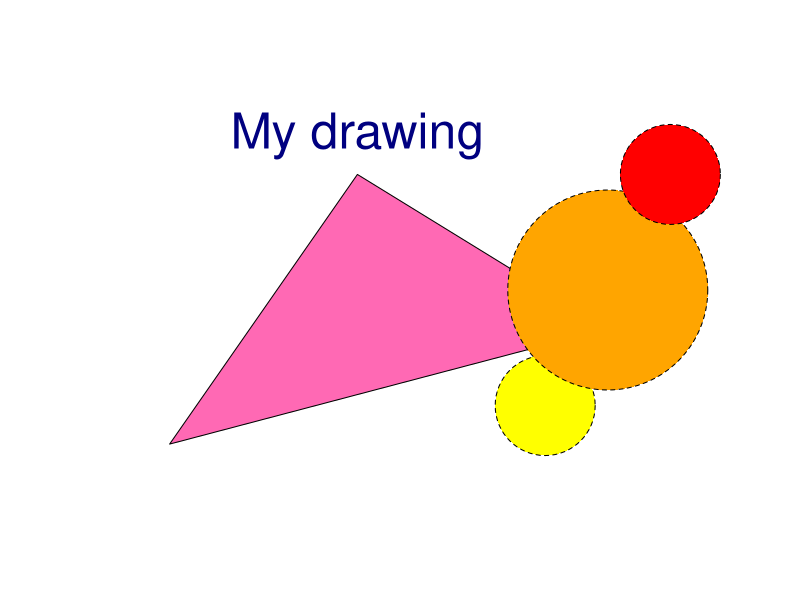
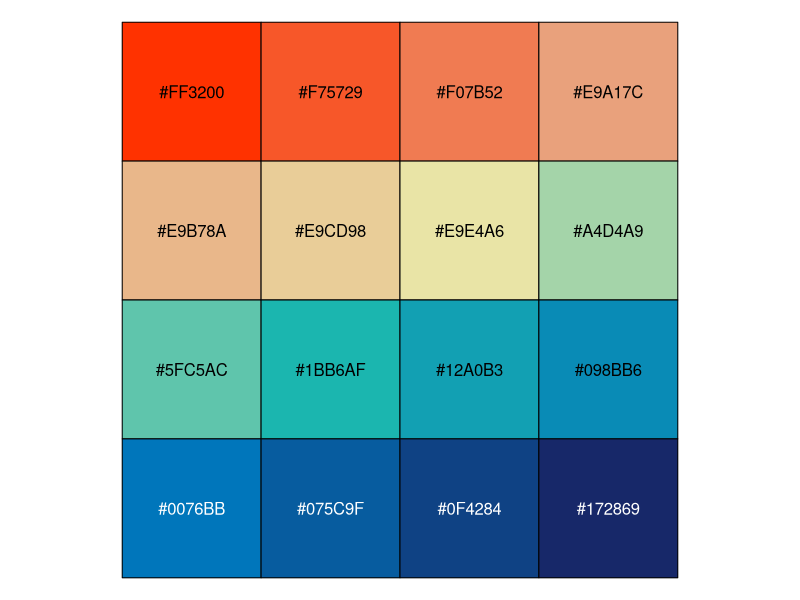
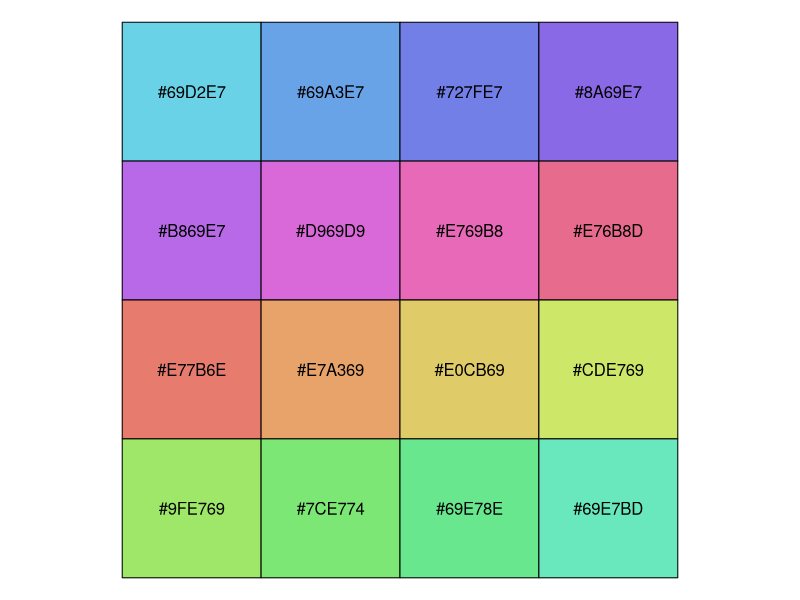
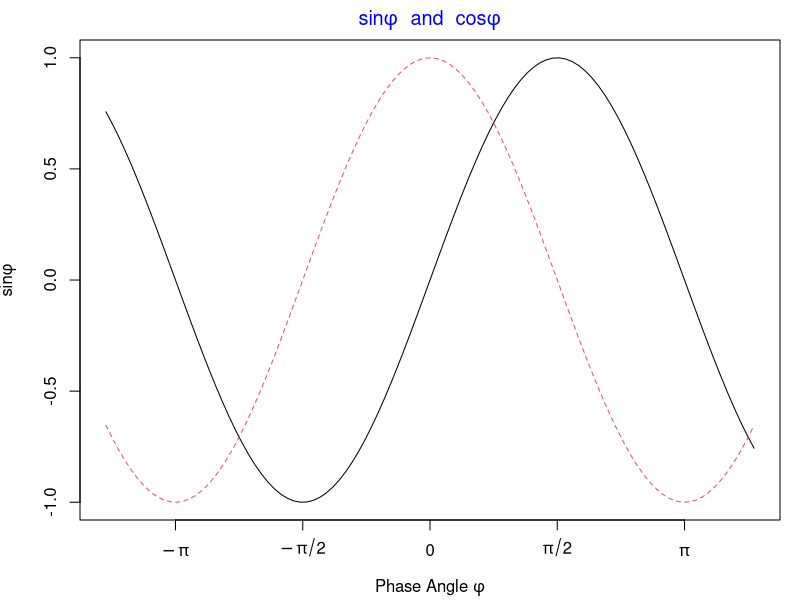

These charts were generated, in order, by the following R code: (Note: this script raises an error after producing the figures.)
## ---- chunk 1
# https://jeroen.github.io/uros2018/#23
plot.new()
plot.window(xlim = c(0, 100), ylim = c(0, 100))
polygon(c(10, 40, 80), c(10, 80, 40), col = 'hotpink')
text(40, 90, labels = 'My drawing', col = 'navyblue', cex = 3)
symbols(c(70, 80, 90), c(20, 50, 80), circles = c(10, 20, 10),
        bg = c('yellow', 'orange', 'red'), add = TRUE, lty = 'dashed')
## ---- chunk 2
data(topo, package="MASS")
## ---- chunk 3
sample(colors(TRUE),20)
## ---- chunk 4
# Colors from https://github.com/johannesbjork/LaCroixColoR
color_pal <- c("#FF3200", "#E9A17C", "#E9E4A6", "#1BB6AF", "#0076BB", "#172869")
n <- 16
more_colors <- (grDevices::colorRampPalette(color_pal))(n)
scales::show_col(colours = more_colors)
## ---- chunk 5
# colors in colortools from http://www.gastonsanchez.com/
fish_pal <- c("#69D2E7", "#6993E7", "#7E69E7", "#BD69E7", 
              "#E769D2", "#E76993", "#E77E69", "#E7BD69", 
              "#D2E769", "#93E769", "#69E77E", "#69E7BD")
more_colors <- (grDevices::colorRampPalette(fish_pal))(n)
scales::show_col(colours = more_colors)
## ---- chunk 6
par(mar=c(4,4,2,1))
x <- seq(-4, 4, len = 101)
y <- cbind(sin(x), cos(x))
matplot(x, y,
  type = "l", xaxt = "n",
  main = expression(paste(
    plain(sin) * phi, "  and  ",
    plain(cos) * phi
  )),
  ylab = expression("sin" * phi, "cos" * phi), # only 1st is taken
  xlab = expression(paste("Phase Angle ", phi)),
  col.main = "blue"
)
axis(1,
  at = c(-pi, -pi / 2, 0, pi / 2, pi),
  labels = expression(-pi, -pi / 2, 0, pi / 2, pi)
)
## ---- chunk 7
names(knitr::knit_engines$get())
## ---- chunk 8
knitr::include_graphics(path = "figures/font_Impact.png")
## ---- chunk 9
par(mar = c(4, 4, 2, 1))
sines <- outer(1:20, 1:4, function(x, y) sin(x / 20 * pi * y))
matplot(sines,
  pch = 1:4, type = "o", col = rainbow(ncol(sines)),
  xlab = "x", ylab = "y", main = "Sines Function"
)
## ---- chunk 10
# 带有图标题
par(mar = c(4.1, 4.1, 4.5, 1.5), ps = 13, family = "Times")
x <- rnorm(10)
y <- x + rnorm(5, sd = 0.25)
model <- lm(y ~ x)
rsq <- summary(model)$r.squared
rsq <- signif(rsq, 4)
plot(x, y, main = "Hello \\LaTeX!", xlab = "$x$", ylab = "$y$")
abline(model, col = "red")
mtext(paste("Linear model: $R^{2}=", rsq, "$"), line = 0.5)
legend("bottomright", legend = paste("$y = ", round(coef(model)[2], 3),
  "x +", round(coef(model)[1], 3), "$",
  sep = ""
), bty = "n")

plot(x, y, main = "Hello \\LaTeX!", xlab = "$x$", ylab = "$y$")
abline(model, col = "red")
mtext(paste("Linear model: $R^{2}=", rsq, "$"), line = 0.5)
legend("bottomright", legend = paste("$y = ", round(coef(model)[2], 3),
  "x +", round(coef(model)[1], 3), "$",
  sep = ""
), bty = "n")
## ---- chunk 11
x0 <- 2^(-20:10)
nus <- c(0:5, 10, 20)
x <- seq(0, 4, length.out = 501)

plot(x0, x0^-8,
  frame.plot = TRUE,                     # 添加绘图框
  log = "xy",                            # x 和 y 轴都取对数尺度
  axes = FALSE,                          # 去掉坐标轴
  xlab = "$u$", 
  ylab = "$\\mathcal{K}_{\\kappa}(u)$",  # 设置坐标轴标签
  type = "n",                            # 清除绘图区域的内容
  ann = TRUE,                            # 添加标题 x和y轴标签
  panel.first = grid()                   # 添加背景参考线
)

axis(1,
     at = c(1e-08, 1e-06, 1e-04, 1e-02, 1, 1e+02),
     labels = expression(10^-8, 10^-6, 10^-4, 10^-2, 1, 10^2)
)
axis(2,
     at = c(1e-16, 1, 1e+16, 1e+32, 1e+48),
     labels = expression(10^-16, 1, 10^16, 10^32, 10^48), las = 1
)
# 设置线条颜色
cols <- RColorBrewer::brewer.pal(9,name = "Spectral")
# gray.colors(9) terrain.colors(9)  RColorBrewer::brewer.pal(9,name = "Spectral")
for (i in seq(length(nus)))
  lines(x0, besselK(x0, nu = nus[i]), col = cols[i], lwd = 2)
legend("topright",legend = paste0("$\\kappa=", rev(nus),"$"),
       col = rev(cols), lwd = 2, cex = 0.5)

# 数据变化范围太大，因此横纵坐标轴都取了以10为底的对数，数据可以紧凑的在一张图内展示
x <- seq(0, 40, length.out = 801)
x <- x[x > 0]
plot(x, x,frame.plot=TRUE,
     ylim = c(1e-18, 1e11), log = "y", xlab = "$u$", type = "n",  yaxt = "n",
     ylab = "$\\mathcal{K}_{\\kappa}(u)$", ann = TRUE, panel.first = grid()
)
axis(2,
     at = c(1e-19, 1e-12, 1e-05, 1e+02, 1e+09),
     labels = expression(10^-19, 10^-12, 10^-5, 10^2, 10^9), las = 1
)

for (i in seq(length(nus)))
  lines(x, besselK(x, nu = nus[i]), col = cols[i], lwd = 2)
legend("topright", legend = paste0("$\\kappa=", rev(nus),"$"), 
       col = rev(cols), lwd = 2, cex = 0.5)
